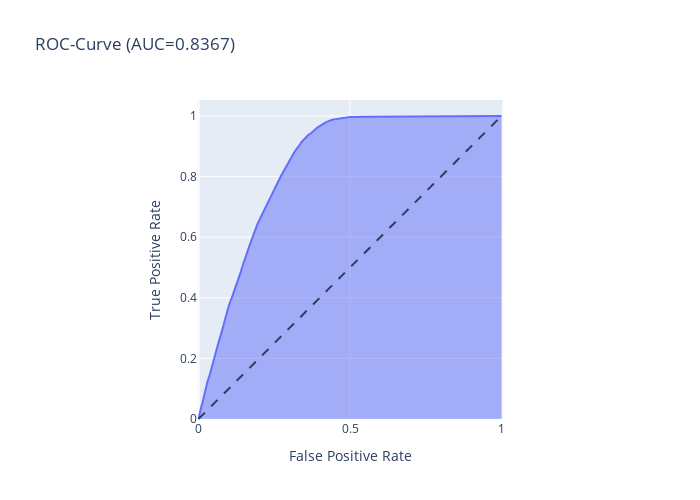

Here is the notebook cell this chart was saved with:
### Code cell
### Undersampling ###
rand_for = RandomForestClassifier(n_jobs=-1, random_state=41)

rand_for.fit(X_train_under, y_train_under)

res = rand_for.predict(X_test_under)
resa = rand_for.predict_proba(X_test_under)[:,1]

confusion_matrix(y_test_under, res)
fpr, tpr, _ = roc_curve(y_test_under, resa)
auc_score = roc_auc_score(y_test_under, resa)


fig = px.area(
    x=fpr, y=tpr,
    title=f'ROC-Curve (AUC={auc(fpr, tpr):.4f})',
    labels=dict(x='False Positive Rate', y='True Positive Rate'),
    width=700, height=500
)


fig.add_shape(
    type='line', line=dict(dash='dash'),
    x0=0, x1=1, y0=0, y1=1
)


fig.update_yaxes(scaleanchor="x", scaleratio=1)
fig.update_xaxes(constrain='domain')

fig.show()

### Figure 1 — Plotly figure (JSON) as saved in the notebook; plotly's stock layout.template omitted (floating-point values rounded to 4 significant figures; data arrays with more than 128 entries replaced by an {"elided": "..."} marker saying what was removed)
{"data": [{"hovertemplate": "False Positive Rate=%{x}<br>True Positive Rate=%{y}<extra></extra>", "legendgroup": "", "line": {"color": "#636efa"}, "marker": {"symbol": "circle"}, "mode": "lines", "name": "", "orientation": "v", "showlegend": false, "stackgroup": "1", "type": "scatter", "x": {"elided": "134 float values"}, "xaxis": "x", "y": {"elided": "134 float values"}, "yaxis": "y"}], "layout": {"height": 500, "legend": {"tracegroupgap": 0}, "shapes": [{"line": {"dash": "dash"}, "type": "line", "x0": 0, "x1": 1, "y0": 0, "y1": 1}], "title": {"text": "ROC-Curve (AUC=0.8367)"}, "width": 700, "xaxis": {"anchor": "y", "constrain": "domain", "domain": [0, 1], "title": {"text": "False Positive Rate"}}, "yaxis": {"anchor": "x", "domain": [0, 1], "scaleanchor": "x", "scaleratio": 1, "title": {"text": "True Positive Rate"}}}}
